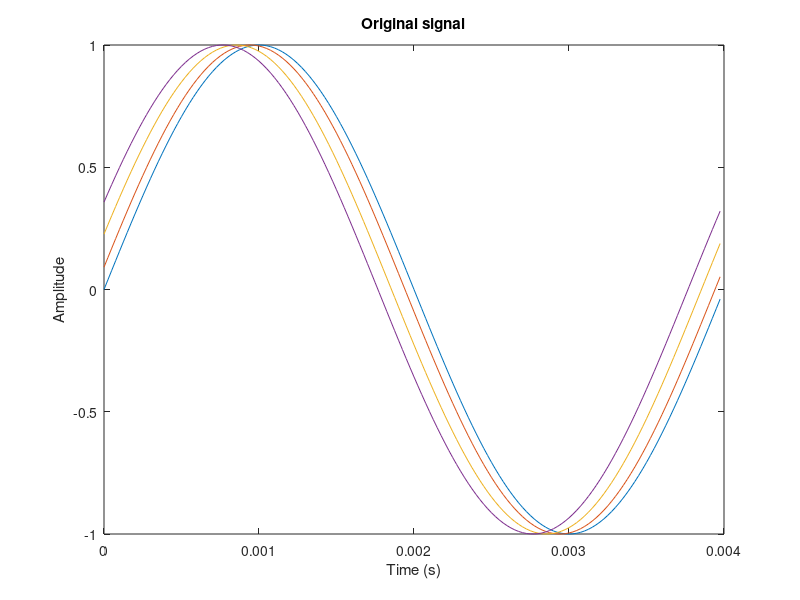
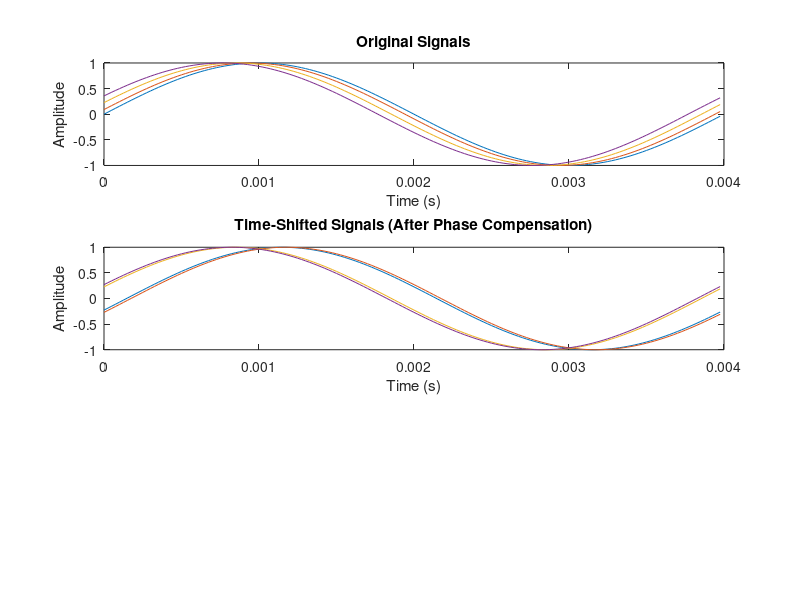

These charts were generated, in order, by the following MATLAB code:
clear all;
close all;
A = 1;
V = 343.8; % Speed of sound m/s
micPositions = [15 10; 15 8; 15 5; 15 2] .* 1e-2; % x1 y1; x2 y2 in cm
fs = 40e3;
f = 250;
T = 1 / f;
N = fs * T;

micNumber = size(micPositions, 1);
micPositions_Relative = micPositions(1, :) - micPositions;
distances = vecnorm(micPositions_Relative, 2, 2);
delays = distances / V; % These are the expected delays
time0Vector = (0:N-1) / fs;
timeVectors = time0Vector + delays;
timeVectors = timeVectors';

% Generate signals
s = A * sin(timeVectors * f * 2 * pi);
figure;
plot(time0Vector, s);
title("Original signal");
xlabel("Time (s)");
ylabel("Amplitude");

% Compute FFT of the signals
S = fft(s, [], 1);

% Frequency vector (centered around zero)
frequencies = (-N/2:N/2-1) * (fs / N);

% Compute phase shift matrix
%[~, freqs_grid] = meshgrid(delays, frequencies);
freqs_grid=delays.*frequencies;
phase_shift = exp(1i * 2 * pi * freqs_grid);

% Apply phase shift to the FFT of the signals
S_shifted = S .* ifftshift(phase_shift)';

% Perform inverse FFT to get the time-shifted signals
s_shifted = ifft(S_shifted, [], 1);

% Plot the original and time-shifted signals
figure;
subplot(3, 1, 1);
plot(time0Vector, s);
title('Original Signals');
xlabel('Time (s)');
ylabel('Amplitude');

subplot(3, 1, 2);
plot(time0Vector, real(s_shifted));
title('Time-Shifted Signals (After Phase Compensation)');
xlabel('Time (s)');
ylabel('Amplitude');

% Compare the original and compensated signals
max_error = max(max(abs(s - real(s_shifted))));
disp(['Maximum error between original and compensated signal: ', num2str(max_error)]);
